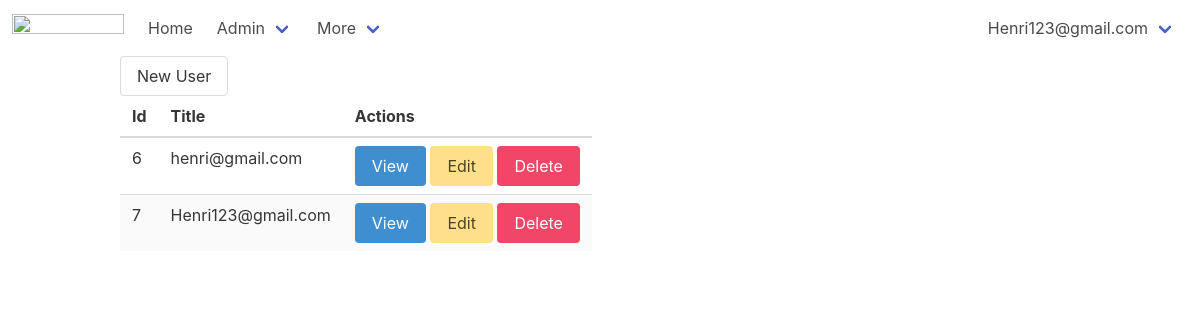
Page /admin/users (signed in) on the earlier database version.
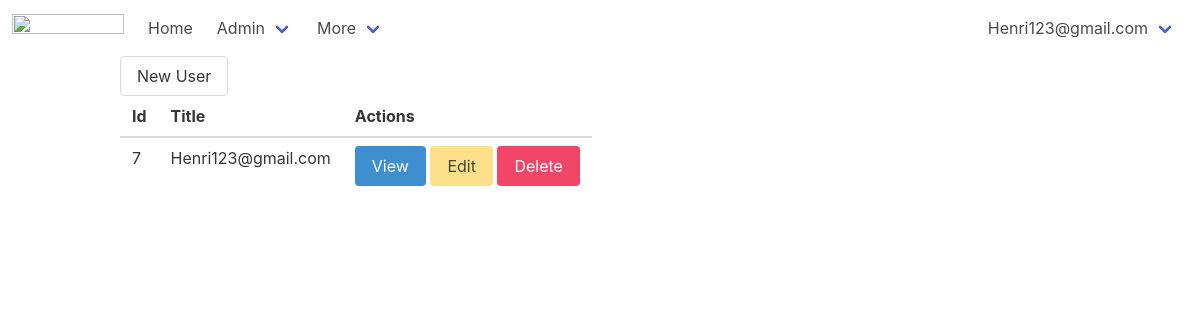
Same page on the later database version.
### tables this page shows
CREATE TABLE users
(
    id       integer
        primary key autoincrement,
    email    text not null
        unique,
    password text not null
);

### helpers.php (called while the page is built, shortened)
<?php
function view($viewName, $wars = []){
    extract($wars);
    include __DIR__ . "/views/$viewName.php";
}
function auth(){
    return User::auth();
}

### src/Controllers/UserController.php (called while the page is built, shortened)
<?php
class UserController {
    public function index(){
        $users = User::all();
        view('users/index', compact('users'));
    }
}

### src/DB.php (called while the page is built, shortened)
<?php
class DB {
    private $conn;
    public function __construct(){
        try {
            $this->conn = new PDO("sqlite:db.sqlite");
            $this->conn->setAttribute(PDO::ATTR_ERRMODE, PDO::ERRMODE_EXCEPTION);
        } catch(PDOException $e) {
                echo "Connection failed: " . $e->getMessage();
        }
    }
    public function all($table, $class){
        $stmt = $this->conn->prepare("SELECT * FROM $table");
        $stmt->execute();
        $stmt->setFetchMode(PDO::FETCH_CLASS,$class);
        return $stmt->fetchAll();
    }
    public function find($table, $class, $id,){
        $stmt = $this->conn->prepare("SELECT * FROM $table where id=$id");
        $stmt->execute();
        $stmt->setFetchMode(PDO::FETCH_CLASS,$class);
        return $stmt->fetch();
        }
  }

### src/Models/Model.php (called while the page is built, shortened)
<?php
class Model {
    public static $table;
    public static function all(){
        $db = new DB();
        return $db->all(static::$table, static::class);
    }
    public static function find($id){
        $db = new DB();
        return $db->find(static::$table, static::class, $id);
    }
}

### src/Models/User.php (called while the page is built, shortened)
<?php
 Class User extends Model {
public static function auth(){
    if(isset($_SESSION['user'])){
        $user = self::find($_SESSION['user']);
        if($user){
            return $user;
        }
    }
    return false;
    }
}

### views/users/index.php (the view)
<?php include __DIR__ . '/../partials/Header.php'; ?>
<div class="container">
    <a href="/admin/users/new" class="button is-priamry">New User</a>
    <table class="table is-striped">
        <thead>
            <th>Id</th>
            <th>Title</th>
            <th>Actions</th>
        </thead>
        <tbody>
        <?php foreach ($users as $user) : ?>
            <tr>
                <td><?=$user->id?></td>
                <td><?=$user->email?></td>
                <td>
                    <a class="button is-info" href="/admin/users/view?id=<?=$user->id?>">View</a>
                    <a class="button is-warning" href="/admin/users/edit?id=<?=$user->id?>">Edit</a>
                    <a class="button is-danger" href="/admin/users/delete?id=<?=$user->id?>">Delete</a>
                </td>
            </tr>
            <?php endforeach; ?>
        </tbody>
    </table>
</div>
<?php include __DIR__ . '/../partials/footer.php'; ?>

### views/partials/nav.php (shortened to what this page needs)
<nav class="navbar" role="navigation" aria-label="main navigation">
  <div class="navbar-brand">
    <a class="navbar-item" href="https://bulma.io">
      <img src="https://bulma.io/images/bulma-logo.png" width="112" height="28">
    </a>
  </div>
  <div id="navbarBasicExample" class="navbar-menu">
    <div class="navbar-start">
      <a class="navbar-item" href="/">
        Home
      </a>
      <div class="navbar-item has-dropdown is-hoverable" href="/admin/articles">
        <a class="navbar-link">
          Admin
        </a>
      </div>
    <div class="navbar-item has-dropdown is-hoverable">
        <a class="navbar-link">
          More
        </a>
      </div>
    </div>
  </div>
    <div class="navbar-end">
      <div class="navbar-item">
        <?php if(auth()): ?>
          <div class="navbar-item has-dropdown is-hoverable">
            <a class="navbar-link">
              <?=auth()->email?>
            </a>
          </div>
        <?php endif; ?>
      </div>
    </div>
</nav>

Differences in the rows shown:
removed users: id "6", email "henri@gmail.com"
